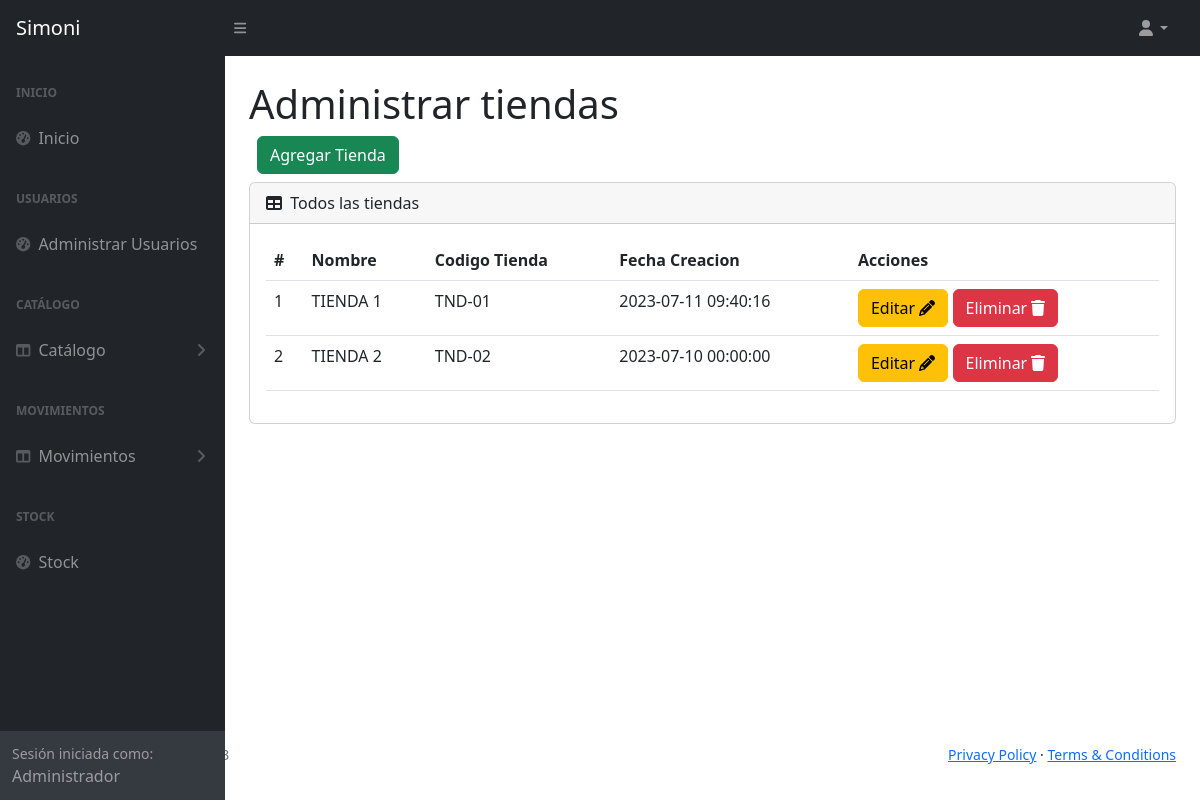
Page /tienda (signed in) on the committed database.
### tables this page shows
CREATE TABLE `tba_tienda`  (
  `IdTienda` int NOT NULL AUTO_INCREMENT,
  `CodTienda` varchar(15) NOT NULL,
  `NombreTienda` varchar(150) NOT NULL,
  `FechaCreacion` datetime NOT NULL,
  `FechaActualizacion` datetime NOT NULL,
  PRIMARY KEY (`IdTienda`) USING BTREE
);

### controller/plantilla.controller.php (called while the page is built)
<?php
class ControllerPlantilla
{
  static public function ctrPlantilla()
  {
    include "view/plantilla.php";
  }
}

### index.php (called while the page is built, shortened)
<?php
require_once "controller/plantilla.controller.php";
require_once "controller/tienda.controller.php";
require_once "controller/salidas.controller.php";
require_once "model/tienda.model.php";
$plantilla = new ControllerPlantilla();
$plantilla -> ctrPlantilla();

### controller/tienda.controller.php (called while the page is built, shortened)
<?php
class ControllerTiendas
{
  public static function ctrMostrarTiendas()
  {
    $tabla = "tba_tienda";
    $listaTiendas = ModelTiendas::mdlMostrarTiendas($tabla);
    return $listaTiendas;
  }
}

### model/conexion.php (called while the page is built)
<?php
class Conexion
{
  static public function conn()
  {
    $link = new PDO("mysql:host=localhost;dbname=db_joyeriasimoni","root","");
		$link->exec("set names utf8");
		return $link;
  }
}

### model/tienda.model.php (called while the page is built, shortened)
<?php
require_once "conexion.php";
class ModelTiendas
{
  public static function mdlMostrarTiendas($tabla)
  {
    $statement = Conexion::conn()->prepare("SELECT tba_tienda.IdTienda, tba_tienda.CodTienda, tba_tienda.NombreTienda, tba_tienda.FechaCreacion FROM $tabla ORDER BY IdTienda ASC");
    $statement -> execute();
    return $statement -> fetchAll();
  }
}

### view/modules/tienda.php (the view, shortened to what this page needs)
</div>
        </div>
        <div class="sb-sidenav-footer">
          <div class="small">Sesión iniciada como:</div>
          <?php echo $_SESSION["nombreUsuario"] ?>
        </div>
      </nav>
    </div>
    <div id="layoutSidenav_content">
      <main class="bg">
        <div class="container-fluid px-4">
          <h1 class="mt-4">Administrar tiendas</h1>
            <div class="d-flex m-2">
              <button type="button" class="btn btn-success" data-bs-toggle="modal" data-bs-target="#modalAgregarTienda">
                Agregar Tienda
              </button>
            </div>
          <div class="card mb-4">
            <div class="card-header">
              <i class="fas fa-table me-1"></i>
              Todos las tiendas
            </div>
            <div class="card-body">
              <table id="datatablesSimple" class="data-table-Tienda table">
                <thead>
                  <tr>
                    <th>#</th>
                    <th>Nombre</th>
                    <th>Codigo Tienda</th>
                    <th>Fecha Creacion</th>
                    <th>Acciones</th>
                  </tr>
                </thead>
                <tbody>
                  <?php
                  $tiendas = ControllerTiendas::ctrMostrarTiendas();
                  foreach ($tiendas as $key => $value)
                  {
                    echo
                    '<tr>
                        <td>'.($key + 1).'</td>
                        <td>'.$value["NombreTienda"].'</td>
                        <td>'.$value["CodTienda"].'</td>
                        <td>'.$value["FechaCreacion"].'</td>
                        <td>
                          <button class="btn btn-warning btnEditarTienda" codTienda="'.$value["IdTienda"].'" data-bs-toggle="modal" data-bs-target="#modalEditarTienda">Editar <i class="fa-solid fa-pencil"></i></button>
                          <button class="btn btn-danger btnEliminarTienda" codTienda="'.$value["IdTienda"].'">Eliminar <i class="fa-solid fa-trash"></i></button>
                        </td>
                      </tr>';
                  }
                  ?>
                </tbody>
              </table>
            </div>
          </div>
        </div>
      </main>
    </div>
  </div>

### rows in the picture
tba_tienda: NombreTienda "TIENDA 1", CodTienda "TND-01", FechaCreacion "2023-07-11 09:40:16"
tba_tienda: NombreTienda "TIENDA 2", CodTienda "TND-02", FechaCreacion "2023-07-10 00:00:00"

### other values in the picture
$_SESSION["nombreUsuario"] "Administrador"
